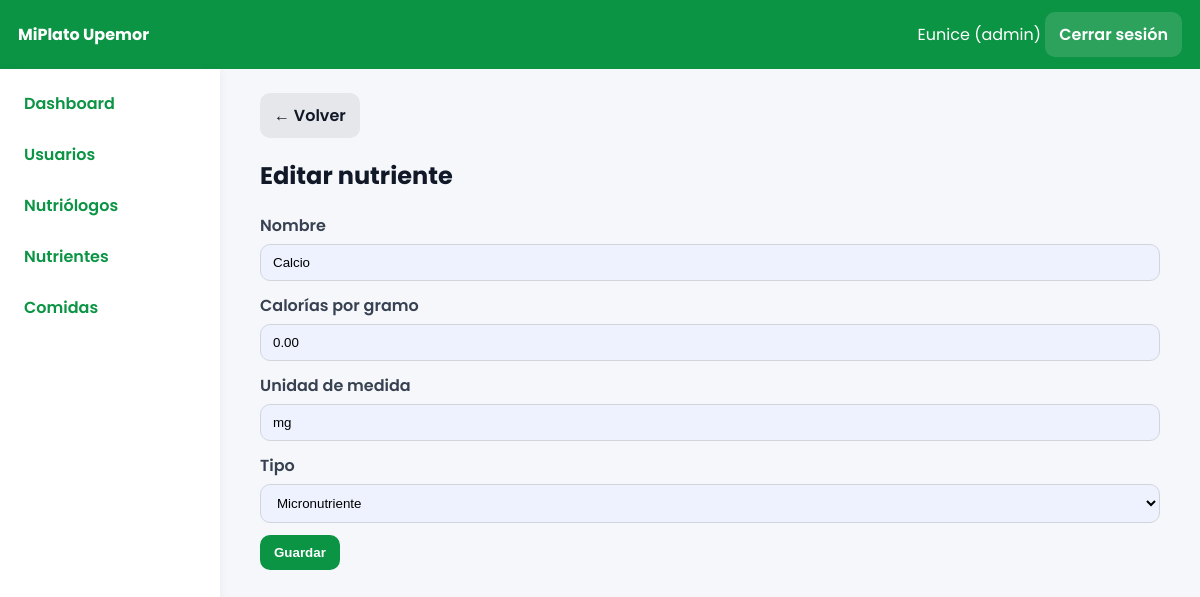
The page /index.php?controller=admin&action=nutrienteForm&id=6 (signed in) on the database its author committed.
### tables this page shows
CREATE TABLE `nutrientes` (
  `id_nutriente` int(11) NOT NULL AUTO_INCREMENT,
  `nombre` varchar(120) NOT NULL,
  `calorias_por_gramo` decimal(6,2) NOT NULL DEFAULT 0.00,
  `unidad_medida` varchar(30) NOT NULL DEFAULT 'g',
  `tipo` varchar(60) NOT NULL DEFAULT 'macronutriente',
  PRIMARY KEY (`id_nutriente`)
);

### app/core/Controller.php (called while the page is built, shortened)
<?php
class Controller{
  protected function view($file,$data=[]){
    include __DIR__.'/../views/layout.php';
  }
  protected function partial($file,$data=[]){
    extract($data);
    include __DIR__.'/../views/'.$file.'.php';
  }
}

### app/controllers/AdminController.php (called while the page is built, shortened)
<?php
require_once __DIR__.'/../models/Nutriente.php';
class AdminController extends Controller{
public function nutrienteForm(){
    $id=$_GET['id']??null;
    $n=$id?(new Nutriente())->find($id):null;
    $this->view('admin/nutrientes/form',compact('n'));
}
}

### app/core/Router.php (called while the page is built, shortened)
<?php
class Router{
  public static function dispatch(){
    $a=$_GET['action']??'login';
    $o=new $cn();
    $o->$a();
  }
}

### index.php (called while the page is built, shortened)
<?php
require __DIR__.'/app/core/Controller.php';
require __DIR__.'/app/core/Model.php';
require __DIR__.'/app/core/Database.php';
require __DIR__.'/app/core/Router.php';
Router::dispatch();

### app/core/Database.php (called while the page is built)
<?php
class Database{
  private static $c=null;
  public static function getConnection(){
    if(self::$c===null){
      $dsn='mysql:host='.DB_HOST.';dbname='.DB_NAME.';charset=utf8mb4';
      self::$c=new PDO(
        $dsn,
        DB_USER,
        DB_PASS,
        [
          PDO::ATTR_ERRMODE=>PDO::ERRMODE_EXCEPTION,
          PDO::ATTR_DEFAULT_FETCH_MODE=>PDO::FETCH_ASSOC
        ]
      );
    }
    return self::$c;
  }
}

### app/core/Model.php (called while the page is built, shortened)
<?php
class Model{
  function __construct(){
    $this->db=Database::getConnection();
  }
}

### app/models/Nutriente.php (called while the page is built, shortened)
<?php
class Nutriente extends Model
{
    public function find($id_nutriente)
    {
        $sql = "SELECT id_nutriente, nombre, calorias_por_gramo, unidad_medida, tipo
                FROM nutrientes
                WHERE id_nutriente = ?";
        $st = $this->db->prepare($sql);
        $st->execute([$id_nutriente]);
        return $st->fetch();
    }
}

### app/views/admin/nutrientes/form.php (the view, shortened to what this page needs)
<a class='btn' href='index.php?controller=admin&action=nutrientes'>← Volver</a>
<h2><?= isset($n)?'Editar':'Nuevo' ?> nutriente</h2>
<form method='POST' action='index.php?controller=admin&action=nutrienteSave'>
    <label class='form-label'>Nombre</label>
    <input class='form-control' name='nombre' value='<?= $n['nombre'] ?? '' ?>' required>
    <label class='form-label'>Calorías por gramo</label>
    <input class='form-control' type='number' step='0.01' name='calorias_por_gramo'
           value='<?= isset($n) ? $n['calorias_por_gramo'] : '' ?>' required>
    <label class='form-label'>Unidad de medida</label>
    <input class='form-control' name='unidad_medida' value='<?= $n['unidad_medida'] ?? '' ?>' required>
    <label class='form-label'>Tipo</label>
    <select class='form-control' name='tipo' required>
        <option value='micronutriente' <?= (isset($n) && $n['tipo'] === 'micronutriente') ? 'selected' : '' ?>>
            Micronutriente
        </option>
    </select>
    <button class='btn primary mt-12' type='submit'>Guardar</button>
</form>

### public/css/app.css (style rules this page uses)
* { box-sizing:border-box }
body { font-family:'Poppins',system-ui,Segoe UI,Roboto,Arial,sans-serif;background:#f5f7fa;margin:0;color:#111827 }
.form-label { display:block;text-align:left;margin:12px 0 6px;font-weight:600;color:#374151 }
.form-control { width:100%;border:1px solid #d1d5db;border-radius:10px;padding:10px 12px;background:#eef2ff }
.mt-12 { margin-top:12px }
.btn { display:inline-block;padding:10px 14px;border-radius:10px;border:0;background:#e5e7eb;text-decoration:none;color:#111827;font-weight:600 }
.btn.primary { background:#0b9444;color:#fff }

### rows shown on the page
nutrientes: nombre "Calcio", calorias_por_gramo "0.00", unidad_medida "mg", tipo "Micronutriente"

### other values the page prints
$_SESSION['user']['nombre'] "Eunice"
$_SESSION['user']['rol'] "admin"
